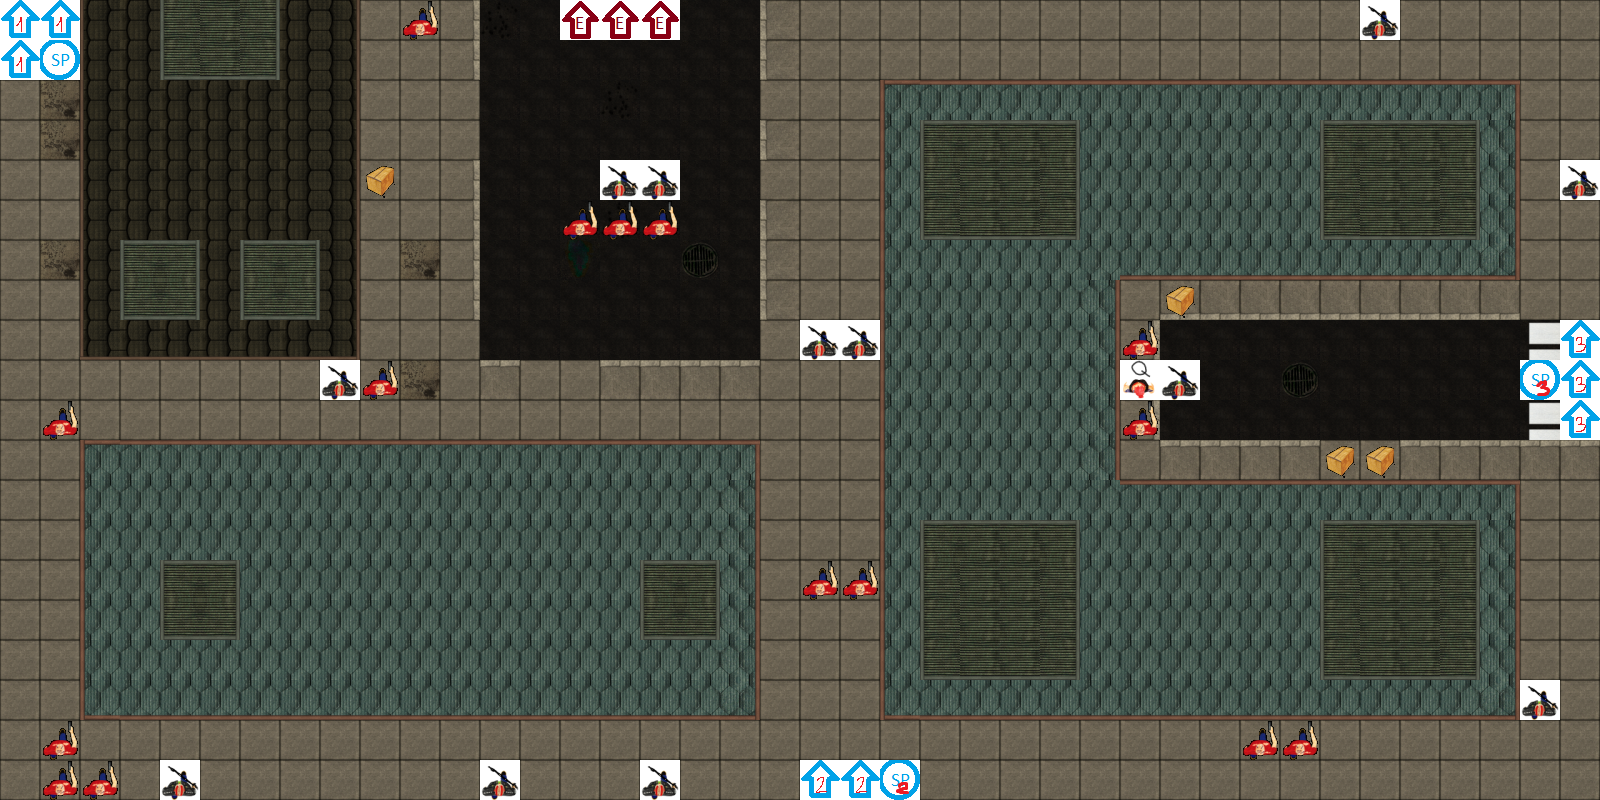

Below is a game level as drawn by its tile map, then a one-line description and the .tmx that defines it (tile-layer data replaced by summaries):
An orthogonal 40x20 tile map with 40x40 px tiles, 3 tile layers (map, actors, items).

<map version="1.0" orientation="orthogonal" width="40" height="20" tilewidth="40" tileheight="40">
 <tileset firstgid="1" name="Map1" tilewidth="40" tileheight="40">
  <image source="Map1.png" trans="000000" width="200" height="600" />
  <tile id="31">
   <properties>
    <property name="Solid" value="1" />
   </properties>
  </tile>
  <tile id="32">
   <properties>
    <property name="Solid" value="1" />
   </properties>
  </tile>
  <tile id="33">
   <properties>
    <property name="Solid" value="1" />
   </properties>
  </tile>
  <tile id="34">
   <properties>
    <property name="Solid" value="1" />
   </properties>
  </tile>
  <tile id="35">
   <properties>
    <property name="Solid" value="1" />
   </properties>
  </tile>
  <tile id="36">
   <properties>
    <property name="Solid" value="1" />
   </properties>
  </tile>
  <tile id="37">
   <properties>
    <property name="Solid" value="1" />
   </properties>
  </tile>
  <tile id="38">
   <properties>
    <property name="Solid" value="1" />
   </properties>
  </tile>
  <tile id="39">
   <properties>
    <property name="Solid" value="1" />
   </properties>
  </tile>
  <tile id="40">
   <properties>
    <property name="Solid" value="1" />
   </properties>
  </tile>
  <tile id="41">
   <properties>
    <property name="Solid" value="1" />
   </properties>
  </tile>
  <tile id="42">
   <properties>
    <property name="Solid" value="1" />
   </properties>
  </tile>
  <tile id="43">
   <properties>
    <property name="Solid" value="1" />
   </properties>
  </tile>
  <tile id="44">
   <properties>
    <property name="Solid" value="1" />
   </properties>
  </tile>
  <tile id="45">
   <properties>
    <property name="Solid" value="1" />
   </properties>
  </tile>
  <tile id="46">
   <properties>
    <property name="Solid" value="1" />
   </properties>
  </tile>
  <tile id="47">
   <properties>
    <property name="Solid" value="1" />
   </properties>
  </tile>
  <tile id="48">
   <properties>
    <property name="Solid" value="1" />
   </properties>
  </tile>
  <tile id="49">
   <properties>
    <property name="Solid" value="1" />
   </properties>
  </tile>
  <tile id="50">
   <properties>
    <property name="Solid" value="1" />
   </properties>
  </tile>
  <tile id="51">
   <properties>
    <property name="Solid" value="1" />
   </properties>
  </tile>
  <tile id="52">
   <properties>
    <property name="Solid" value="1" />
   </properties>
  </tile>
  <tile id="53">
   <properties>
    <property name="Solid" value="1" />
   </properties>
  </tile>
  <tile id="54">
   <properties>
    <property name="Solid" value="1" />
   </properties>
  </tile>
  <tile id="55">
   <properties>
    <property name="Solid" value="1" />
   </properties>
  </tile>
  <tile id="56">
   <properties>
    <property name="Solid" value="1" />
   </properties>
  </tile>
  <tile id="57">
   <properties>
    <property name="Solid" value="1" />
   </properties>
  </tile>
  <tile id="58">
   <properties>
    <property name="actor" value="EnemyDude" />
   </properties>
  </tile>
  <tile id="59">
   <properties>
    <property name="actor" value="EnemyDudeMelee" />
   </properties>
  </tile>
  <tile id="60">
   <properties>
    <property name="actor" value="NPCSimple" />
   </properties>
  </tile>
  <tile id="61">
   <properties>
    <property name="actor" value="QuestGiver" />
   </properties>
  </tile>
  <tile id="62">
   <properties>
    <property name="actor" value="PoliceMelee" />
   </properties>
  </tile>
  <tile id="63">
   <properties>
    <property name="actor" value="Police" />
   </properties>
  </tile>
  <tile id="64">
   <properties>
    <property name="box" value="1" />
   </properties>
  </tile>
  <tile id="65">
   <properties>
    <property name="exit" value="1" />
   </properties>
  </tile>
  <tile id="66">
   <properties>
    <property name="exit" value="2" />
   </properties>
  </tile>
  <tile id="67">
   <properties>
    <property name="exit" value="3" />
   </properties>
  </tile>
  <tile id="68">
   <properties>
    <property name="exit" value="4" />
   </properties>
  </tile>
  <tile id="69">
   <properties>
    <property name="spID" value="1" />
   </properties>
  </tile>
  <tile id="70">
   <properties>
    <property name="spID" value="2" />
   </properties>
  </tile>
  <tile id="71">
   <properties>
    <property name="spID" value="3" />
   </properties>
  </tile>
  <tile id="72">
   <properties>
    <property name="startPointID" value="3" />
    <property name="transport" value="1" />
    <property name="transportTarget" value="3" />
   </properties>
  </tile>
  <tile id="73">
   <properties>
    <property name="startPointID" value="2" />
    <property name="transport" value="3" />
    <property name="transportTarget" value="1" />
   </properties>
  </tile>
  <tile id="74">
   <properties>
    <property name="startPointID" value="1" />
    <property name="transport" value="2" />
    <property name="transportTarget" value="1" />
   </properties>
  </tile>
 </tileset>
 <layer name="map" width="40" height="20">
  <data>[800 cells, 800 non-empty, 38 distinct tile ids]</data>
 </layer>
 <layer name="actors" width="40" height="20">
  <data>[800 cells, 27 non-empty, 3 distinct tile ids]</data>
 </layer>
 <layer name="items" width="40" height="20">
  <data>[800 cells, 19 non-empty, 9 distinct tile ids]</data>
 </layer>
</map>
